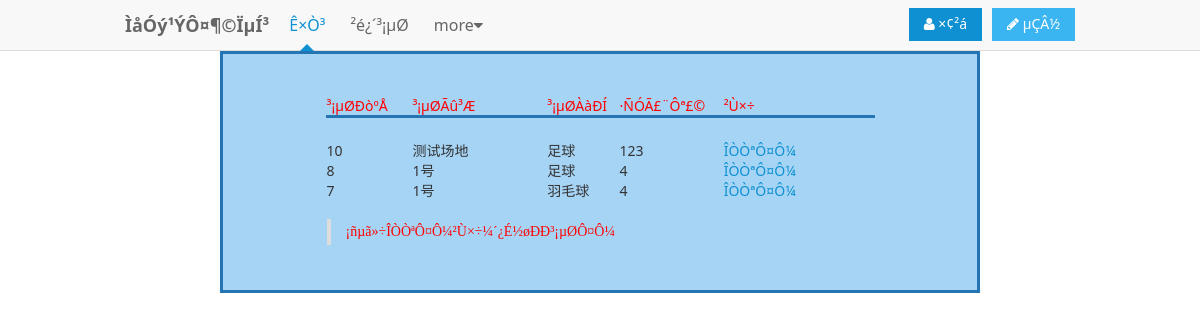
The app's page /gymgym/ground.php with its own data.
### tables this page shows
CREATE TABLE `ground` (
  `ground_id` int(11) NOT NULL auto_increment,
  `content` text NOT NULL,
  `name` varchar(50) default NULL,
  `type` varchar(50) default NULL,
  `cost` varchar(11) default NULL,
  PRIMARY KEY  (`ground_id`)
);

### gymgym/ground.php (the view, shortened to what this page needs)
<html>
<head lang="en">
  <link rel="stylesheet" href="assets/css/amazeui.min.css"/>
</head>
<body>
        <?php		include "head.php" ?>
<div align="center">
  <table width="760" height="242" border="0" class="table_big">
    <tr>
      <td valign="top"><div align="center">
	  <br>
        <table width="549" border="0" class="table_small">
          <tr class="text_title">
            <td colspan="5">&nbsp;</td>
            </tr>
          <tr class="text_title">
            <td width="73"><div align="left">³¡µØÐòºÅ</div></td>
            <td width="114"><div align="left">³¡µØÃû³Æ</div></td>
            <td width="61"><div align="left">³¡µØÀàÐÍ</div></td>
            <td width="88"><div align="left">·ÑÓÃ£¨Ôª£©</div></td>
            <td width="127"><div align="left">²Ù×÷</div></td>
          </tr>
          <tr>
            <td colspan="5" class="table_title">&nbsp;</td>
          </tr>
		  <?php
			$sql = "select * from ground order by ground_id DESC";
$res=mysql_query($sql);
				while($rs_ground=mysql_fetch_array($res))
				{
		  ?>
          <tr>
            <td class="text"><div align="left"><?php echo $rs_ground["ground_id"]?></div></td>
            <td class="text"><div align="left"><?php echo $rs_ground["name"]?></div></td>
            <td class="text"><div align="left"><?php echo $rs_ground["type"]?></div></td>
            <td class="text"><div align="left"><?php echo $rs_ground["cost"]?></div></td>
            <td class="text"><div align="left">
			<a href="preengage.php?ground_id=<?php echo $rs_ground["ground_id"]?>">ÎÒÒªÔ¤Ô¼</a>
			</div></td>
          </tr>
		  <?php
				}
			  ?>
          <tr>
            <td colspan="5" class="text">&nbsp;</td>
          </tr>
          <tr>
            <td colspan="5" class="text_error"><div align="left">
              <blockquote>
                <p>¡ñµã»÷ÎÒÒªÔ¤Ô¼²Ù×÷¼´¿É½øÐÐ³¡µØÔ¤Ô¼</p>
              </blockquote>
            </div></td>
          </tr>
          <tr>
            <td colspan="5" class="text">&nbsp;</td>
          </tr>
        </table>
      </div></td>
    </tr>
  </table>
</div>
</body>
</html>

### gymgym/style.css (style rules this page uses)
.text { font-size:14px; }
.table_big { background-color: #A6D4F5; border: 3px solid #2575B4; }
.text_title { font-size:14px; color: #FF0000; }
.table_small { border: thin solid #A6D4F5; }
.table_title { border-top: medium solid #2575B4; border-right: none #2575B4; border-bottom: none #2575B4; border-left: none #2575B4; }
.text_error { font-size:14px; color: #FF0000; }

### records on screen
ground: ground_id "10", name "测试场地", type "足球", cost "123"
ground: ground_id "8", name "1号", type "足球", cost "4"
ground: ground_id "7", name "1号", type "羽毛球", cost "4"
